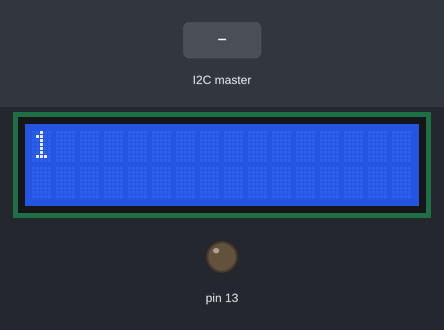
Bench run of a sketch on a simulated Arduino Uno, built with avr-gcc and run on an emulated ATmega328P. Shown: 16×2 character LCD, output pins drawn as LEDs (lit = HIGH). The test bench sets the inputs (shaded band). What the sketch prints to the serial monitor is not drawn.

Above: at 1.6 s.
1.7 s: the I2C master sends "D"
At 2.2 s:
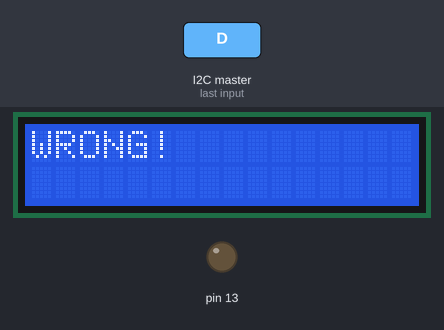
3.9 s: the I2C master sends "R"
At 4.6 s:
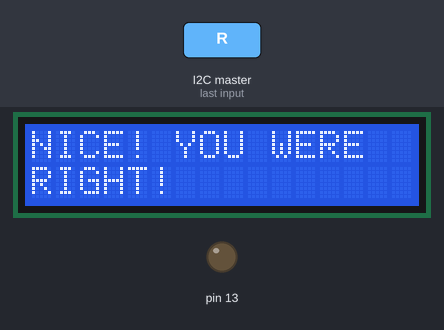
6.3 s: the I2C master sends "T"
At 7.4 s:
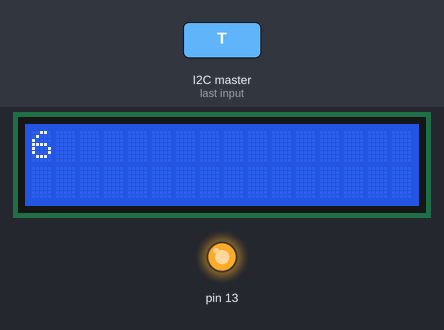
Timing chart, 0 to 9.3 s (numbered marks = the images above; inputs shaded):
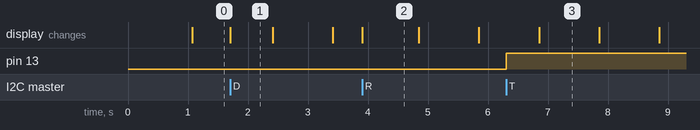

The sketch:

slave2.ino
```cpp
#include <Wire.h>
#include <LiquidCrystal.h>
const byte slaveId = 2;

int flag1 = 0;
const int buttonStart = 7;
int buttonState = 0;


// initialize the library by associating any needed LCD interface pin
// with the arduino pin number it is connected to
const int rs = 12, en = 11, d4 = 5, d5 = 4, d6 = 3, d7 = 2;
const int buttonPin = 8;     // the number of the pushbutton pin

LiquidCrystal lcd(rs, en, d4, d5, d6, d7);

//DECLARE VARIABLES
String quote= "In the end, everything is a gag.";
    //         0abcdefghijklmnopqrstuvwxyz
const int qLength = quote.length(); // 16 length
const int scrollLength = (qLength +(qLength - 24));

int startFlag = 0;
int timeer = 0;


void start(){
      Serial.print("ur in start\n");
  int flagger = 0;
  while(flagger == 0){
      buttonState = digitalRead(buttonStart);
      if(buttonState == HIGH){
         Serial.print("start button was pressed");
        flagger = 1;
         Wire.beginTransmission(1);
         Wire.write('J');
         Wire.endTransmission();
         delay(4000);
        timeer = 0;

      }
      Serial.print("in the while\n");
  }
}


void setup()
{
  Wire.begin(slaveId);
  Wire.onReceive(receiveEvent);
  Wire.begin();
  pinMode(13,OUTPUT);
  digitalWrite(13,LOW);
  lcd.begin(16, 2);
  Serial.begin(9600);
  lcd.clear();
        Serial.print("hello\n");
}

void loop()
{
     lcd.setCursor(0,0);
     lcd.print(timeer);
     lcd.setCursor(0,1);
     delay(1000);
     lcd.clear();
     timeer++;


      if(flag1 == 1){
          flag1 = 0;
          Serial.print("ur in the if\n");
        start();
      }


//     if(timmer >5){
//     Wire.beginTransmission(1);
//     Wire.write('D');
//     Wire.endTransmission();
//     }

}

void receiveEvent(int howMany)
{
  char inChar;

  while(Wire.available() > 0)
  {
    inChar = Wire.read();


    if (inChar == 'D')
    {
       lcd.setCursor(0,0);
       lcd.print("WRONG!");
       lcd.setCursor(0,1);
       delay(150000);
        lcd.clear();
    }

  if (inChar == 'R')
    {
       lcd.setCursor(0,0);
       lcd.print("NICE! YOU WERE");
       lcd.setCursor(0,1);
       lcd.print("RIGHT!");
       delay(200000);
       lcd.clear();
    }

    if (inChar == 'T')
    {
      digitalWrite(13, HIGH);
    }

    else if (inChar == 'V')
    {
        flag1 = 1;
    }

     else if (inChar == 'I')
    {
        flag1 = 0;
    }

      else if (inChar == 'B')
    {
      timeer  = 0;
    }


    if (inChar == 'H')
    {
      digitalWrite(13, HIGH);
    }
    else if (inChar == 'L')
    {
      digitalWrite(13, LOW);
    }
  }
}
```

Measured:
- after the input at 1.7 s, the display: changes at once (image 1)
- after the input at 3.9 s, the display: changes at once (image 2)
- after the input at 6.3 s, pin 13: LOW → HIGH at once
- what the display in image 1 shows lasts 0.7 s, from 1.7 s to 2.4 s
- what the display in image 2 shows lasts 0.9 s, from 3.9 s to 4.8 s
- what the display in image 3 shows lasts 1.0 s, from 6.9 s to 7.9 s
